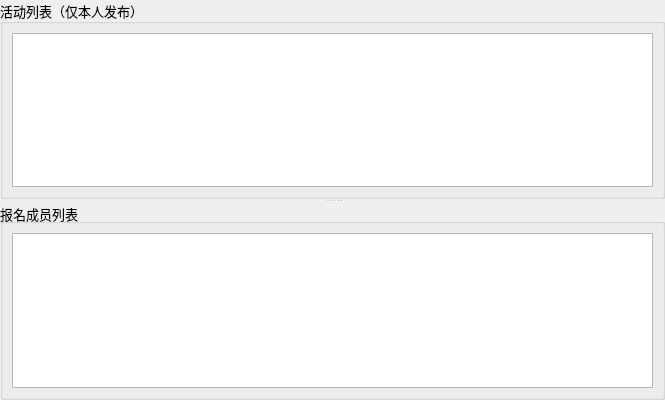
         <widget class="QSplitter" name="splitter_3">
          <property name="orientation">
           <enum>Qt::Vertical</enum>
          </property>
          <widget class="QGroupBox" name="groupBox_36">
           <property name="minimumSize">
            <size>
             <width>665</width>
             <height>0</height>
            </size>
           </property>
           <property name="font">
            <font>
             <family>微软雅黑</family>
             <pointsize>10</pointsize>
            </font>
           </property>
           <property name="title">
            <string>活动列表（仅本人发布）</string>
           </property>
           <layout class="QGridLayout" name="gridLayout_62">
            <item row="0" column="0">
             <widget class="QTableView" name="tableView_actList"/>
            </item>
           </layout>
          </widget>
          <widget class="QGroupBox" name="groupBox_37">
           <property name="minimumSize">
            <size>
             <width>665</width>
             <height>0</height>
            </size>
           </property>
           <property name="font">
            <font>
             <pointsize>10</pointsize>
            </font>
           </property>
           <property name="title">
            <string>报名成员列表</string>
           </property>
           <layout class="QGridLayout" name="gridLayout_51">
            <item row="0" column="0">
             <widget class="QTableView" name="tableView_actMember"/>
            </item>
           </layout>
          </widget>
         </widget>
